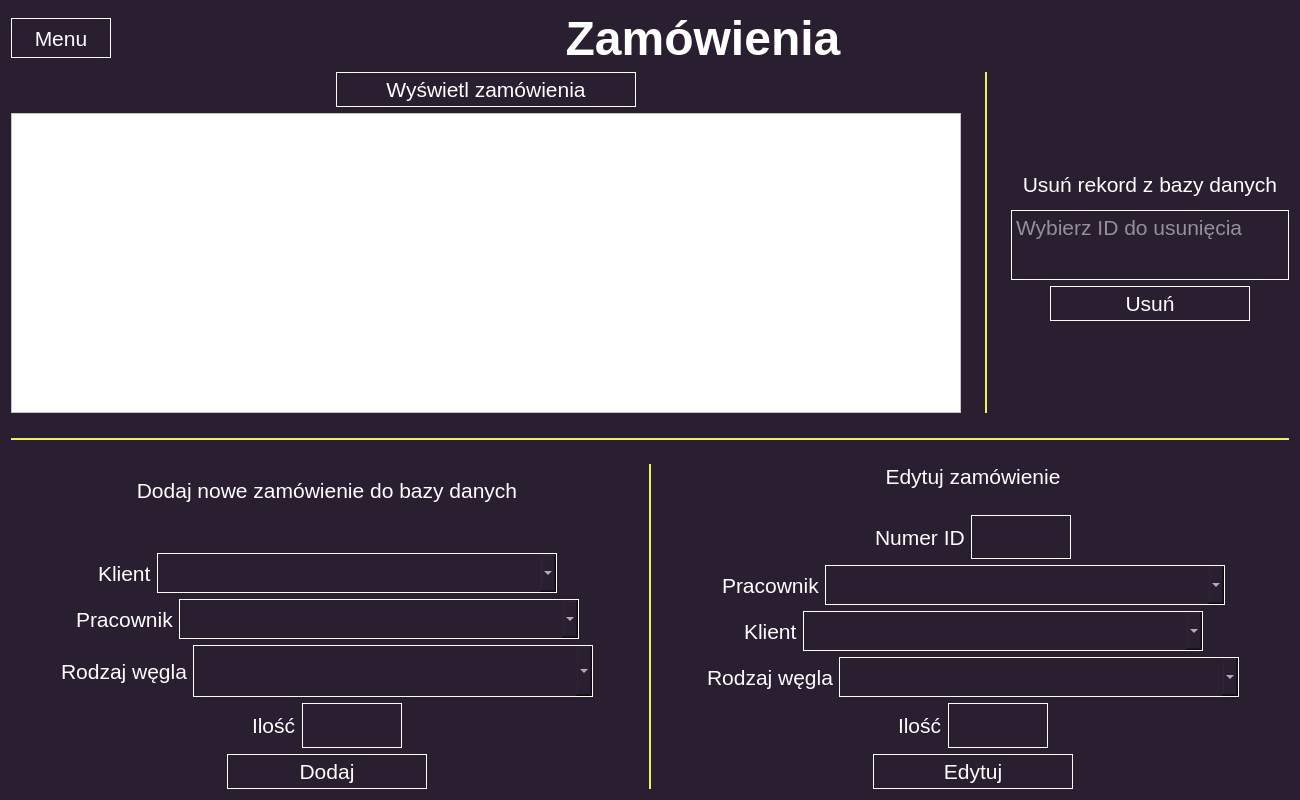
<?xml version="1.0" encoding="UTF-8"?>
<ui version="4.0">
 <class>OknoZamowienie</class>
 <widget class="QDialog" name="OknoZamowienie">
  <property name="geometry">
   <rect>
    <x>0</x>
    <y>0</y>
    <width>1300</width>
    <height>800</height>
   </rect>
  </property>
  <property name="windowTitle">
   <string>Dialog</string>
  </property>
  <property name="styleSheet">
   <string notr="true">background-color: rgb(42, 31, 48);
color: white;</string>
  </property>
  <layout class="QVBoxLayout" name="verticalLayout">
   <item>
    <layout class="QHBoxLayout" name="TytulLayout">
     <item>
      <widget class="QPushButton" name="pushButtonPowrot">
       <property name="minimumSize">
        <size>
         <width>80</width>
         <height>30</height>
        </size>
       </property>
       <property name="maximumSize">
        <size>
         <width>100</width>
         <height>40</height>
        </size>
       </property>
       <property name="font">
        <font>
         <pointsize>16</pointsize>
        </font>
       </property>
       <property name="styleSheet">
        <string notr="true">border: 1px solid white;</string>
       </property>
       <property name="text">
        <string>Menu</string>
       </property>
      </widget>
     </item>
     <item>
      <widget class="QLabel" name="ZamowieniLabel">
       <property name="font">
        <font>
         <pointsize>36</pointsize>
         <weight>75</weight>
         <bold>true</bold>
        </font>
       </property>
       <property name="styleSheet">
        <string notr="true"/>
       </property>
       <property name="text">
        <string>Zamówienia</string>
       </property>
       <property name="alignment">
        <set>Qt::AlignCenter</set>
       </property>
      </widget>
     </item>
    </layout>
   </item>
   <item>
    <layout class="QHBoxLayout" name="WyswietlUsunLayout">
     <item>
      <layout class="QVBoxLayout" name="WyswietlLayout">
       <item>
        <layout class="QHBoxLayout" name="WyswietlButtonLayout">
         <item>
          <spacer name="LewyWyswietlButtonSpacer">
           <property name="orientation">
            <enum>Qt::Horizontal</enum>
           </property>
           <property name="sizeType">
            <enum>QSizePolicy::Preferred</enum>
           </property>
           <property name="sizeHint" stdset="0">
            <size>
             <width>40</width>
             <height>20</height>
            </size>
           </property>
          </spacer>
         </item>
         <item>
          <widget class="QPushButton" name="wyswietlZamowieniaButton">
           <property name="minimumSize">
            <size>
             <width>250</width>
             <height>35</height>
            </size>
           </property>
           <property name="maximumSize">
            <size>
             <width>300</width>
             <height>50</height>
            </size>
           </property>
           <property name="font">
            <font>
             <pointsize>16</pointsize>
            </font>
           </property>
           <property name="styleSheet">
            <string notr="true">border: 1px solid white</string>
           </property>
           <property name="text">
            <string>Wyświetl zamówienia</string>
           </property>
          </widget>
         </item>
         <item>
          <spacer name="PrawyWyswietlButtonSpacer">
           <property name="orientation">
            <enum>Qt::Horizontal</enum>
           </property>
           <property name="sizeType">
            <enum>QSizePolicy::Preferred</enum>
           </property>
           <property name="sizeHint" stdset="0">
            <size>
             <width>40</width>
             <height>20</height>
            </size>
           </property>
          </spacer>
         </item>
        </layout>
       </item>
       <item>
        <widget class="QTableView" name="tablicaZamowien">
         <property name="minimumSize">
          <size>
           <width>950</width>
           <height>300</height>
          </size>
         </property>
         <property name="styleSheet">
          <string notr="true">color: black;
background-color: white;
text-align: center;
</string>
         </property>
        </widget>
       </item>
      </layout>
     </item>
     <item>
      <spacer name="LewyWyswietlUsunSpacer">
       <property name="orientation">
        <enum>Qt::Horizontal</enum>
       </property>
       <property name="sizeType">
        <enum>QSizePolicy::Preferred</enum>
       </property>
       <property name="sizeHint" stdset="0">
        <size>
         <width>20</width>
         <height>20</height>
        </size>
       </property>
      </spacer>
     </item>
     <item>
      <widget class="QGroupBox" name="ZlotaWstawkaWyswietlUsun">
       <property name="maximumSize">
        <size>
         <width>2</width>
         <height>16777215</height>
        </size>
       </property>
       <property name="styleSheet">
        <string notr="true">border: 1px solid rgb(240, 240, 93);</string>
       </property>
       <layout class="QHBoxLayout" name="horizontalLayout"/>
      </widget>
     </item>
     <item>
      <spacer name="PrawyWyswietlUsunSpacer">
       <property name="orientation">
        <enum>Qt::Horizontal</enum>
       </property>
       <property name="sizeType">
        <enum>QSizePolicy::Preferred</enum>
       </property>
       <property name="sizeHint" stdset="0">
        <size>
         <width>20</width>
         <height>20</height>
        </size>
       </property>
      </spacer>
     </item>
     <item>
      <layout class="QVBoxLayout" name="UsunLayout">
       <item>
        <spacer name="UsunGornySpacer">
         <property name="orientation">
          <enum>Qt::Vertical</enum>
         </property>
         <property name="sizeHint" stdset="0">
          <size>
           <width>20</width>
           <height>40</height>
          </size>
         </property>
        </spacer>
       </item>
       <item>
        <widget class="QLabel" name="UsunLabel">
         <property name="minimumSize">
          <size>
           <width>0</width>
           <height>40</height>
          </size>
         </property>
         <property name="maximumSize">
          <size>
           <width>16777215</width>
           <height>40</height>
          </size>
         </property>
         <property name="font">
          <font>
           <pointsize>16</pointsize>
          </font>
         </property>
         <property name="text">
          <string>Usuń rekord z bazy danych</string>
         </property>
         <property name="alignment">
          <set>Qt::AlignCenter</set>
         </property>
        </widget>
       </item>
       <item>
        <widget class="QTextEdit" name="textEditUsun">
         <property name="minimumSize">
          <size>
           <width>20</width>
           <height>40</height>
          </size>
         </property>
         <property name="maximumSize">
          <size>
           <width>16777215</width>
           <height>70</height>
          </size>
         </property>
         <property name="font">
          <font>
           <pointsize>16</pointsize>
          </font>
         </property>
         <property name="styleSheet">
          <string notr="true">border: 1px solid white;</string>
         </property>
         <property name="placeholderText">
          <string>Wybierz ID do usunięcia</string>
         </property>
        </widget>
       </item>
       <item>
        <layout class="QHBoxLayout" name="UsunButtonSpacer">
         <item>
          <spacer name="UsunButtonLewySpacer">
           <property name="orientation">
            <enum>Qt::Horizontal</enum>
           </property>
           <property name="sizeHint" stdset="0">
            <size>
             <width>40</width>
             <height>20</height>
            </size>
           </property>
          </spacer>
         </item>
         <item>
          <widget class="QPushButton" name="usunZamowienieButton">
           <property name="minimumSize">
            <size>
             <width>200</width>
             <height>35</height>
            </size>
           </property>
           <property name="maximumSize">
            <size>
             <width>200</width>
             <height>35</height>
            </size>
           </property>
           <property name="font">
            <font>
             <pointsize>16</pointsize>
            </font>
           </property>
           <property name="styleSheet">
            <string notr="true">border: 1px solid white</string>
           </property>
           <property name="text">
            <string>Usuń</string>
           </property>
          </widget>
         </item>
         <item>
          <spacer name="UsujButtonPrawySpacer">
           <property name="orientation">
            <enum>Qt::Horizontal</enum>
           </property>
           <property name="sizeHint" stdset="0">
            <size>
             <width>40</width>
             <height>20</height>
            </size>
           </property>
          </spacer>
         </item>
        </layout>
       </item>
       <item>
        <spacer name="UsunDolnySpacer">
         <property name="orientation">
          <enum>Qt::Vertical</enum>
         </property>
         <property name="sizeHint" stdset="0">
          <size>
           <width>20</width>
           <height>40</height>
          </size>
         </property>
        </spacer>
       </item>
      </layout>
     </item>
    </layout>
   </item>
   <item>
    <spacer name="GornyWyswietlDodajEdytujSpacer">
     <property name="orientation">
      <enum>Qt::Vertical</enum>
     </property>
     <property name="sizeType">
      <enum>QSizePolicy::Preferred</enum>
     </property>
     <property name="sizeHint" stdset="0">
      <size>
       <width>20</width>
       <height>20</height>
      </size>
     </property>
    </spacer>
   </item>
   <item>
    <widget class="QGroupBox" name="ZlotaWstawkaWyswietlDodajEdytuj">
     <property name="maximumSize">
      <size>
       <width>16777215</width>
       <height>2</height>
      </size>
     </property>
     <property name="styleSheet">
      <string notr="true">border: 1px solid rgb(240, 240, 93);</string>
     </property>
     <layout class="QVBoxLayout" name="verticalLayout_2"/>
    </widget>
   </item>
   <item>
    <spacer name="DolnyWyswietlDodajEdytujSpacer">
     <property name="orientation">
      <enum>Qt::Vertical</enum>
     </property>
     <property name="sizeType">
      <enum>QSizePolicy::Preferred</enum>
     </property>
     <property name="sizeHint" stdset="0">
      <size>
       <width>20</width>
       <height>20</height>
      </size>
     </property>
    </spacer>
   </item>
   <item>
    <layout class="QHBoxLayout" name="DadajEdytujLayout">
     <item>
      <layout class="QVBoxLayout" name="DodajLayout">
       <item>
        <widget class="QLabel" name="DodajLabel">
         <property name="font">
          <font>
           <pointsize>16</pointsize>
          </font>
         </property>
         <property name="text">
          <string>Dodaj nowe zamówienie do bazy danych</string>
         </property>
         <property name="alignment">
          <set>Qt::AlignCenter</set>
         </property>
        </widget>
       </item>
       <item>
        <spacer name="DodajSpacer">
         <property name="orientation">
          <enum>Qt::Vertical</enum>
         </property>
         <property name="sizeType">
          <enum>QSizePolicy::Preferred</enum>
         </property>
         <property name="sizeHint" stdset="0">
          <size>
           <width>20</width>
           <height>30</height>
          </size>
         </property>
        </spacer>
       </item>
       <item>
        <layout class="QHBoxLayout" name="DodajKlientaLayout">
         <item>
          <spacer name="horizontalSpacer">
           <property name="orientation">
            <enum>Qt::Horizontal</enum>
           </property>
           <property name="sizeHint" stdset="0">
            <size>
             <width>40</width>
             <height>20</height>
            </size>
           </property>
          </spacer>
         </item>
         <item>
          <widget class="QLabel" name="DodajKlienta">
           <property name="font">
            <font>
             <pointsize>16</pointsize>
             <weight>50</weight>
             <bold>false</bold>
            </font>
           </property>
           <property name="text">
            <string>Klient</string>
           </property>
          </widget>
         </item>
         <item>
          <widget class="QComboBox" name="DodajKlientaComboBox">
           <property name="minimumSize">
            <size>
             <width>400</width>
             <height>40</height>
            </size>
           </property>
           <property name="font">
            <font>
             <pointsize>16</pointsize>
            </font>
           </property>
           <property name="styleSheet">
            <string notr="true">border: 1px solid white;</string>
           </property>
          </widget>
         </item>
         <item>
          <spacer name="horizontalSpacer_2">
           <property name="orientation">
            <enum>Qt::Horizontal</enum>
           </property>
           <property name="sizeHint" stdset="0">
            <size>
             <width>40</width>
             <height>20</height>
            </size>
           </property>
          </spacer>
         </item>
        </layout>
       </item>
       <item>
        <layout class="QHBoxLayout" name="DodajPracownikaLayout">
         <item>
          <spacer name="horizontalSpacer_4">
           <property name="orientation">
            <enum>Qt::Horizontal</enum>
           </property>
           <property name="sizeHint" stdset="0">
            <size>
             <width>40</width>
             <height>20</height>
            </size>
           </property>
          </spacer>
         </item>
         <item>
          <widget class="QLabel" name="DodajPracownikaLabel">
           <property name="font">
            <font>
             <pointsize>16</pointsize>
            </font>
           </property>
           <property name="text">
            <string>Pracownik</string>
           </property>
          </widget>
         </item>
         <item>
          <widget class="QComboBox" name="DodajPracownikaComboBox">
           <property name="minimumSize">
            <size>
             <width>400</width>
             <height>40</height>
            </size>
           </property>
           <property name="font">
            <font>
             <pointsize>16</pointsize>
            </font>
           </property>
           <property name="styleSheet">
            <string notr="true">border: 1px solid white;</string>
           </property>
          </widget>
         </item>
         <item>
          <spacer name="horizontalSpacer_3">
           <property name="orientation">
            <enum>Qt::Horizontal</enum>
           </property>
           <property name="sizeHint" stdset="0">
            <size>
             <width>40</width>
             <height>20</height>
            </size>
           </property>
          </spacer>
         </item>
        </layout>
       </item>
       <item>
        <layout class="QHBoxLayout" name="DodajRodzajLayout">
         <item>
          <spacer name="DodajRodzajLewySpacer">
           <property name="orientation">
            <enum>Qt::Horizontal</enum>
           </property>
           <property name="sizeHint" stdset="0">
            <size>
             <width>40</width>
             <height>20</height>
            </size>
           </property>
          </spacer>
         </item>
         <item>
          <widget class="QLabel" name="DodajRodzajLabel">
           <property name="font">
            <font>
             <pointsize>16</pointsize>
            </font>
           </property>
           <property name="text">
            <string>Rodzaj węgla</string>
           </property>
          </widget>
         </item>
         <item>
          <widget class="QComboBox" name="DodajRodzajComboBox">
           <property name="minimumSize">
            <size>
             <width>400</width>
             <height>40</height>
            </size>
           </property>
           <property name="maximumSize">
            <size>
             <width>500</width>
             <height>80</height>
            </size>
           </property>
           <property name="font">
            <font>
             <pointsize>16</pointsize>
            </font>
           </property>
           <property name="styleSheet">
            <string notr="true">border: 1px solid white;</string>
           </property>
          </widget>
         </item>
         <item>
          <spacer name="DodajRodzajPrawySpacer">
           <property name="orientation">
            <enum>Qt::Horizontal</enum>
           </property>
           <property name="sizeHint" stdset="0">
            <size>
             <width>40</width>
             <height>20</height>
            </size>
           </property>
          </spacer>
         </item>
        </layout>
       </item>
       <item>
        <layout class="QHBoxLayout" name="DodajIloscLayout">
         <item>
          <spacer name="DodajLewyIloscSpacer">
           <property name="orientation">
            <enum>Qt::Horizontal</enum>
           </property>
           <property name="sizeHint" stdset="0">
            <size>
             <width>40</width>
             <height>20</height>
            </size>
           </property>
          </spacer>
         </item>
         <item>
          <widget class="QLabel" name="DodajIloscLabel">
           <property name="font">
            <font>
             <pointsize>16</pointsize>
            </font>
           </property>
           <property name="text">
            <string>Ilość</string>
           </property>
          </widget>
         </item>
         <item>
          <widget class="QTextEdit" name="textEditIlosc">
           <property name="minimumSize">
            <size>
             <width>60</width>
             <height>35</height>
            </size>
           </property>
           <property name="maximumSize">
            <size>
             <width>100</width>
             <height>45</height>
            </size>
           </property>
           <property name="font">
            <font>
             <pointsize>16</pointsize>
            </font>
           </property>
           <property name="styleSheet">
            <string notr="true">border: 1px solid white;</string>
           </property>
          </widget>
         </item>
         <item>
          <spacer name="DodajPrawyIloscSpacer">
           <property name="orientation">
            <enum>Qt::Horizontal</enum>
           </property>
           <property name="sizeHint" stdset="0">
            <size>
             <width>40</width>
             <height>20</height>
            </size>
           </property>
          </spacer>
         </item>
        </layout>
       </item>
       <item>
        <layout class="QHBoxLayout" name="DodajButtonLayout">
         <item>
          <spacer name="DodajLewyButtonSpacer">
           <property name="orientation">
            <enum>Qt::Horizontal</enum>
           </property>
           <property name="sizeHint" stdset="0">
            <size>
             <width>40</width>
             <height>20</height>
            </size>
           </property>
          </spacer>
         </item>
         <item>
          <widget class="QPushButton" name="DodajZamowienieButton">
           <property name="minimumSize">
            <size>
             <width>200</width>
             <height>35</height>
            </size>
           </property>
           <property name="font">
            <font>
             <pointsize>16</pointsize>
            </font>
           </property>
           <property name="styleSheet">
            <string notr="true">border: 1px solid white;</string>
           </property>
           <property name="text">
            <string>Dodaj</string>
           </property>
          </widget>
         </item>
         <item>
          <spacer name="DodajPrawyButtonSpacer">
           <property name="orientation">
            <enum>Qt::Horizontal</enum>
           </property>
           <property name="sizeHint" stdset="0">
            <size>
             <width>40</width>
             <height>20</height>
            </size>
           </property>
          </spacer>
         </item>
        </layout>
       </item>
      </layout>
     </item>
     <item>
      <widget class="QGroupBox" name="ZlotaWstawkaDodajEdytuj">
       <property name="maximumSize">
        <size>
         <width>2</width>
         <height>16777215</height>
        </size>
       </property>
       <property name="styleSheet">
        <string notr="true">border: 1px solid rgb(240, 240, 93);</string>
       </property>
       <layout class="QVBoxLayout" name="verticalLayout_3"/>
      </widget>
     </item>
     <item>
      <layout class="QVBoxLayout" name="EdytujLayout">
       <item>
        <widget class="QLabel" name="EdytujTytulLabel">
         <property name="font">
          <font>
           <pointsize>16</pointsize>
          </font>
         </property>
         <property name="text">
          <string>Edytuj zamówienie</string>
         </property>
         <property name="alignment">
          <set>Qt::AlignCenter</set>
         </property>
        </widget>
       </item>
       <item>
        <spacer name="EdytujSpacer">
         <property name="orientation">
          <enum>Qt::Vertical</enum>
         </property>
         <property name="sizeType">
          <enum>QSizePolicy::Preferred</enum>
         </property>
         <property name="sizeHint" stdset="0">
          <size>
           <width>20</width>
           <height>20</height>
          </size>
         </property>
        </spacer>
       </item>
       <item>
        <layout class="QHBoxLayout" name="EdytujIdLayout">
         <item>
          <spacer name="EdytujNumerLewySpacer">
           <property name="orientation">
            <enum>Qt::Horizontal</enum>
           </property>
           <property name="sizeHint" stdset="0">
            <size>
             <width>40</width>
             <height>20</height>
            </size>
           </property>
          </spacer>
         </item>
         <item>
          <widget class="QLabel" name="EdytujNumerLabel">
           <property name="font">
            <font>
             <pointsize>16</pointsize>
            </font>
           </property>
           <property name="text">
            <string>Numer ID</string>
           </property>
          </widget>
         </item>
         <item>
          <widget class="QTextEdit" name="EdytujNumer">
           <property name="minimumSize">
            <size>
             <width>0</width>
             <height>35</height>
            </size>
           </property>
           <property name="maximumSize">
            <size>
             <width>100</width>
             <height>45</height>
            </size>
           </property>
           <property name="font">
            <font>
             <pointsize>16</pointsize>
            </font>
           </property>
           <property name="styleSheet">
            <string notr="true">border: 1px solid white;</string>
           </property>
          </widget>
         </item>
         <item>
          <spacer name="EdytujNumerPrawySpacer">
           <property name="orientation">
            <enum>Qt::Horizontal</enum>
           </property>
           <property name="sizeHint" stdset="0">
            <size>
             <width>40</width>
             <height>20</height>
            </size>
           </property>
          </spacer>
         </item>
        </layout>
       </item>
       <item>
        <layout class="QHBoxLayout" name="EdytujPracownikaLayout">
         <item>
          <spacer name="horizontalSpacer_5">
           <property name="orientation">
            <enum>Qt::Horizontal</enum>
           </property>
           <property name="sizeHint" stdset="0">
            <size>
             <width>40</width>
             <height>20</height>
            </size>
           </property>
          </spacer>
         </item>
         <item>
          <widget class="QLabel" name="EdytujPracownikaLabel">
           <property name="font">
            <font>
             <pointsize>16</pointsize>
            </font>
           </property>
           <property name="text">
            <string>Pracownik</string>
           </property>
          </widget>
         </item>
         <item>
          <widget class="QComboBox" name="EdytujPracownikaCombobox">
           <property name="minimumSize">
            <size>
             <width>400</width>
             <height>40</height>
            </size>
           </property>
           <property name="font">
            <font>
             <pointsize>16</pointsize>
            </font>
           </property>
           <property name="styleSheet">
            <string notr="true">border: 1px solid white;</string>
           </property>
          </widget>
         </item>
         <item>
          <spacer name="horizontalSpacer_7">
           <property name="orientation">
            <enum>Qt::Horizontal</enum>
           </property>
           <property name="sizeHint" stdset="0">
            <size>
             <width>40</width>
             <height>20</height>
            </size>
           </property>
          </spacer>
         </item>
        </layout>
       </item>
       <item>
        <layout class="QHBoxLayout" name="EdytujKlientaLayout">
         <item>
          <spacer name="horizontalSpacer_6">
           <property name="orientation">
            <enum>Qt::Horizontal</enum>
           </property>
           <property name="sizeHint" stdset="0">
            <size>
             <width>40</width>
             <height>20</height>
            </size>
           </property>
          </spacer>
         </item>
         <item>
          <widget class="QLabel" name="label_2">
           <property name="font">
            <font>
             <pointsize>16</pointsize>
            </font>
           </property>
           <property name="text">
            <string>Klient</string>
           </property>
          </widget>
         </item>
         <item>
          <widget class="QComboBox" name="EdytujKlientaCombobox">
           <property name="minimumSize">
            <size>
             <width>400</width>
             <height>40</height>
            </size>
           </property>
           <property name="font">
            <font>
             <pointsize>16</pointsize>
            </font>
           </property>
           <property name="styleSheet">
            <string notr="true">border: 1px solid white;</string>
           </property>
          </widget>
         </item>
         <item>
          <spacer name="horizontalSpacer_8">
           <property name="orientation">
            <enum>Qt::Horizontal</enum>
           </property>
           <property name="sizeHint" stdset="0">
            <size>
             <width>40</width>
             <height>20</height>
            </size>
           </property>
          </spacer>
         </item>
        </layout>
       </item>
       <item>
        <layout class="QHBoxLayout" name="EdytujRodzajLayout">
         <item>
          <spacer name="EdytujRodzajLewySpacer">
           <property name="orientation">
            <enum>Qt::Horizontal</enum>
           </property>
           <property name="sizeHint" stdset="0">
            <size>
             <width>40</width>
             <height>20</height>
            </size>
           </property>
          </spacer>
         </item>
         <item>
          <widget class="QLabel" name="EdytujRodzajLabel">
           <property name="font">
            <font>
             <pointsize>16</pointsize>
            </font>
           </property>
           <property name="text">
            <string>Rodzaj węgla</string>
           </property>
          </widget>
         </item>
         <item>
          <widget class="QComboBox" name="EdytujRodzajWegla">
           <property name="minimumSize">
            <size>
             <width>400</width>
             <height>40</height>
            </size>
           </property>
           <property name="maximumSize">
            <size>
             <width>500</width>
             <height>80</height>
            </size>
           </property>
           <property name="font">
            <font>
             <pointsize>16</pointsize>
            </font>
           </property>
           <property name="styleSheet">
            <string notr="true">border: 1px solid white;</string>
           </property>
          </widget>
         </item>
         <item>
          <spacer name="EdytujRodzajPrawySpacer">
           <property name="orientation">
            <enum>Qt::Horizontal</enum>
           </property>
           <property name="sizeHint" stdset="0">
            <size>
             <width>40</width>
             <height>20</height>
            </size>
           </property>
          </spacer>
         </item>
        </layout>
       </item>
       <item>
        <layout class="QHBoxLayout" name="EdytujIloscLayout">
         <item>
          <spacer name="EdytujIloscLewySpacer">
           <property name="orientation">
            <enum>Qt::Horizontal</enum>
           </property>
           <property name="sizeHint" stdset="0">
            <size>
             <width>40</width>
             <height>20</height>
            </size>
           </property>
          </spacer>
         </item>
         <item>
          <widget class="QLabel" name="EdytujIloscLabel">
           <property name="font">
            <font>
             <pointsize>16</pointsize>
            </font>
           </property>
           <property name="text">
            <string>Ilość</string>
           </property>
          </widget>
         </item>
         <item>
          <widget class="QTextEdit" name="EdytujIlosc">
           <property name="minimumSize">
            <size>
             <width>60</width>
             <height>35</height>
            </size>
           </property>
           <property name="maximumSize">
            <size>
             <width>100</width>
             <height>45</height>
            </size>
           </property>
           <property name="font">
            <font>
             <pointsize>16</pointsize>
            </font>
           </property>
           <property name="styleSheet">
            <string notr="true">border: 1px solid white;</string>
           </property>
          </widget>
         </item>
         <item>
          <spacer name="EdytujIloscPrawySpacer">
           <property name="orientation">
            <enum>Qt::Horizontal</enum>
           </property>
           <property name="sizeHint" stdset="0">
            <size>
             <width>40</width>
             <height>20</height>
            </size>
           </property>
          </spacer>
         </item>
        </layout>
       </item>
       <item>
        <layout class="QHBoxLayout" name="EdytujButtonLayout">
         <item>
          <spacer name="EdytujButtolLewySpacer">
           <property name="orientation">
            <enum>Qt::Horizontal</enum>
           </property>
           <property name="sizeHint" stdset="0">
            <size>
             <width>40</width>
             <height>20</height>
            </size>
           </property>
          </spacer>
         </item>
         <item>
          <widget class="QPushButton" name="EdytujZamowienieButton">
           <property name="minimumSize">
            <size>
             <width>200</width>
             <height>35</height>
            </size>
           </property>
           <property name="font">
            <font>
             <pointsize>16</pointsize>
            </font>
           </property>
           <property name="styleSheet">
            <string notr="true">border: 1px solid white;</string>
           </property>
           <property name="text">
            <string>Edytuj</string>
           </property>
          </widget>
         </item>
         <item>
          <spacer name="EdytujButtonPrawySpacer">
           <property name="orientation">
            <enum>Qt::Horizontal</enum>
           </property>
           <property name="sizeHint" stdset="0">
            <size>
             <width>40</width>
             <height>20</height>
            </size>
           </property>
          </spacer>
         </item>
        </layout>
       </item>
      </layout>
     </item>
    </layout>
   </item>
  </layout>
 </widget>
 <resources/>
 <connections/>
</ui>
